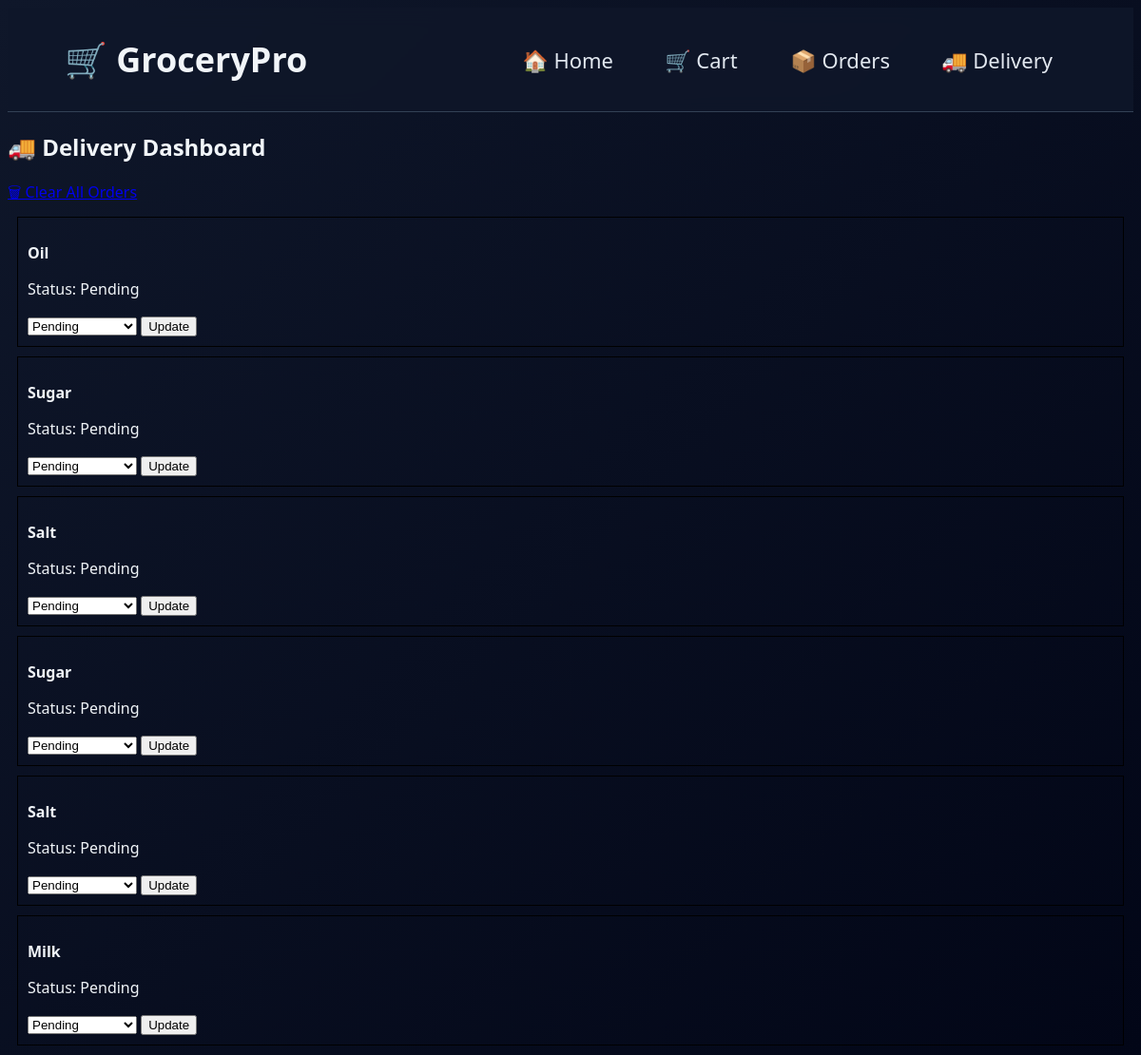
Page /delivery on the committed database.
### tables this page shows
CREATE TABLE orders (
        id INTEGER PRIMARY KEY AUTOINCREMENT,
        name TEXT,
        qty INTEGER,
        price INTEGER,
        status TEXT
    );

### app.py (the view)
@app.route("/delivery")
def delivery():
    conn = sqlite3.connect("database.db")
    c = conn.cursor()
    c.execute("SELECT * FROM orders")
    data = c.fetchall()
    conn.close()
    orders = [{
        "id": d[0],
        "name": d[1],
        "status": d[4]
    } for d in data]
    return render_template("delivery.html", orders=orders)

### templates/delivery.html (shortened to what this page needs)
{% extends "base.html" %}
{% block content %}
<h2>🚚 Delivery Dashboard</h2>
<a href="/clear_orders">🗑 Clear All Orders</a>
{% for o in orders %}
<div style="border:1px solid black; margin:10px; padding:10px;">
    <p><b>{{ o.name }}</b></p>
    <p>Status: {{ o.status }}</p>
    <form method="POST" action="/update/{{ o.id }}">
        <select name="status">
            <option>Pending</option>
        </select>
        <button type="submit">Update</button>
    </form>
</div>
{% endfor %}
{% endblock %}

### static/style.css (style rules this page uses)
body.dark { background: linear-gradient(135deg, #0f172a, #020617); color: #f1f5f9; font-family: "Segoe UI", sans-serif; }

### rows in the picture
orders: name "Oil", status "Pending"
orders: name "Sugar", status "Pending"
orders: name "Salt", status "Pending"
orders: name "Sugar", status "Pending"
orders: name "Salt", status "Pending"
orders: name "Milk", status "Pending"
